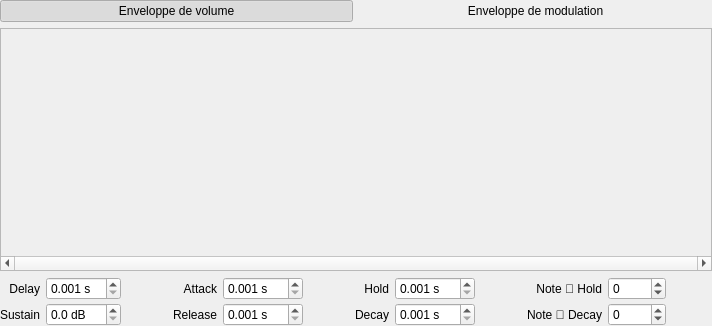
<?xml version="1.0" encoding="UTF-8"?>
<ui version="4.0">
 <class>EnvelopEditor</class>
 <widget class="QWidget" name="EnvelopEditor">
  <property name="geometry">
   <rect>
    <x>0</x>
    <y>0</y>
    <width>674</width>
    <height>326</height>
   </rect>
  </property>
  <property name="windowTitle">
   <string notr="true">Form</string>
  </property>
  <layout class="QGridLayout" name="gridLayout">
   <property name="leftMargin">
    <number>0</number>
   </property>
   <property name="topMargin">
    <number>0</number>
   </property>
   <property name="rightMargin">
    <number>0</number>
   </property>
   <property name="bottomMargin">
    <number>0</number>
   </property>
   <item row="3" column="0" colspan="2">
    <layout class="QGridLayout" name="gridLayout_2">
     <property name="verticalSpacing">
      <number>3</number>
     </property>
     <item row="0" column="7">
      <widget class="QDoubleSpinBox" name="doubleSpinHold">
       <property name="suffix">
        <string comment="unit for second"> s</string>
       </property>
       <property name="decimals">
        <number>3</number>
       </property>
       <property name="minimum">
        <double>0.001000000000000</double>
       </property>
       <property name="maximum">
        <double>18.000000000000000</double>
       </property>
       <property name="singleStep">
        <double>0.100000000000000</double>
       </property>
      </widget>
     </item>
     <item row="0" column="2">
      <widget class="QPushButton" name="pushDelay">
       <property name="text">
        <string/>
       </property>
       <property name="icon">
        <iconset resource="../ressources.qrc">
         <normaloff>:/icones/revert.png</normaloff>:/icones/revert.png</iconset>
       </property>
       <property name="flat">
        <bool>true</bool>
       </property>
      </widget>
     </item>
     <item row="1" column="1">
      <widget class="QDoubleSpinBox" name="doubleSpinSustain">
       <property name="suffix">
        <string comment="unit for decibels"> dB</string>
       </property>
       <property name="decimals">
        <number>1</number>
       </property>
       <property name="maximum">
        <double>144.000000000000000</double>
       </property>
      </widget>
     </item>
     <item row="0" column="0">
      <widget class="QLabel" name="labelDelay">
       <property name="sizePolicy">
        <sizepolicy hsizetype="Expanding" vsizetype="Preferred">
         <horstretch>0</horstretch>
         <verstretch>0</verstretch>
        </sizepolicy>
       </property>
       <property name="text">
        <string>Delay</string>
       </property>
       <property name="alignment">
        <set>Qt::AlignRight|Qt::AlignTrailing|Qt::AlignVCenter</set>
       </property>
      </widget>
     </item>
     <item row="0" column="1">
      <widget class="QDoubleSpinBox" name="doubleSpinDelay">
       <property name="suffix">
        <string comment="unit for second"> s</string>
       </property>
       <property name="decimals">
        <number>3</number>
       </property>
       <property name="minimum">
        <double>0.001000000000000</double>
       </property>
       <property name="maximum">
        <double>18.000000000000000</double>
       </property>
       <property name="singleStep">
        <double>0.100000000000000</double>
       </property>
      </widget>
     </item>
     <item row="1" column="9">
      <widget class="QLabel" name="labelKeyDecay">
       <property name="text">
        <string>Note  Decay</string>
       </property>
       <property name="alignment">
        <set>Qt::AlignRight|Qt::AlignTrailing|Qt::AlignVCenter</set>
       </property>
      </widget>
     </item>
     <item row="0" column="8">
      <widget class="QPushButton" name="pushHold">
       <property name="text">
        <string/>
       </property>
       <property name="icon">
        <iconset resource="../ressources.qrc">
         <normaloff>:/icones/revert.png</normaloff>:/icones/revert.png</iconset>
       </property>
       <property name="flat">
        <bool>true</bool>
       </property>
      </widget>
     </item>
     <item row="1" column="6">
      <widget class="QLabel" name="labelDecay">
       <property name="text">
        <string>Decay</string>
       </property>
       <property name="alignment">
        <set>Qt::AlignRight|Qt::AlignTrailing|Qt::AlignVCenter</set>
       </property>
      </widget>
     </item>
     <item row="1" column="10">
      <widget class="QSpinBox" name="spinKeyDecay">
       <property name="minimum">
        <number>-1200</number>
       </property>
       <property name="maximum">
        <number>1200</number>
       </property>
      </widget>
     </item>
     <item row="0" column="4">
      <widget class="QDoubleSpinBox" name="doubleSpinAttack">
       <property name="suffix">
        <string comment="unit for second"> s</string>
       </property>
       <property name="decimals">
        <number>3</number>
       </property>
       <property name="minimum">
        <double>0.001000000000000</double>
       </property>
       <property name="maximum">
        <double>102.000000000000000</double>
       </property>
       <property name="singleStep">
        <double>0.100000000000000</double>
       </property>
      </widget>
     </item>
     <item row="1" column="0">
      <widget class="QLabel" name="labelSustain">
       <property name="text">
        <string>Sustain</string>
       </property>
       <property name="alignment">
        <set>Qt::AlignRight|Qt::AlignTrailing|Qt::AlignVCenter</set>
       </property>
      </widget>
     </item>
     <item row="1" column="4">
      <widget class="QDoubleSpinBox" name="doubleSpinRelease">
       <property name="suffix">
        <string comment="unit for second"> s</string>
       </property>
       <property name="decimals">
        <number>3</number>
       </property>
       <property name="minimum">
        <double>0.001000000000000</double>
       </property>
       <property name="maximum">
        <double>102.000000000000000</double>
       </property>
       <property name="singleStep">
        <double>0.100000000000000</double>
       </property>
      </widget>
     </item>
     <item row="0" column="9">
      <widget class="QLabel" name="labelKeyHold">
       <property name="sizePolicy">
        <sizepolicy hsizetype="Expanding" vsizetype="Preferred">
         <horstretch>0</horstretch>
         <verstretch>0</verstretch>
        </sizepolicy>
       </property>
       <property name="text">
        <string>Note  Hold</string>
       </property>
       <property name="alignment">
        <set>Qt::AlignRight|Qt::AlignTrailing|Qt::AlignVCenter</set>
       </property>
      </widget>
     </item>
     <item row="0" column="6">
      <widget class="QLabel" name="labelHold">
       <property name="sizePolicy">
        <sizepolicy hsizetype="Expanding" vsizetype="Preferred">
         <horstretch>0</horstretch>
         <verstretch>0</verstretch>
        </sizepolicy>
       </property>
       <property name="text">
        <string>Hold</string>
       </property>
       <property name="alignment">
        <set>Qt::AlignRight|Qt::AlignTrailing|Qt::AlignVCenter</set>
       </property>
      </widget>
     </item>
     <item row="0" column="10">
      <widget class="QSpinBox" name="spinKeyHold">
       <property name="minimum">
        <number>-1200</number>
       </property>
       <property name="maximum">
        <number>1200</number>
       </property>
      </widget>
     </item>
     <item row="1" column="3">
      <widget class="QLabel" name="labelRelease">
       <property name="text">
        <string>Release</string>
       </property>
       <property name="alignment">
        <set>Qt::AlignRight|Qt::AlignTrailing|Qt::AlignVCenter</set>
       </property>
      </widget>
     </item>
     <item row="0" column="3">
      <widget class="QLabel" name="labelAttack">
       <property name="sizePolicy">
        <sizepolicy hsizetype="Expanding" vsizetype="Preferred">
         <horstretch>0</horstretch>
         <verstretch>0</verstretch>
        </sizepolicy>
       </property>
       <property name="text">
        <string>Attack</string>
       </property>
       <property name="alignment">
        <set>Qt::AlignRight|Qt::AlignTrailing|Qt::AlignVCenter</set>
       </property>
      </widget>
     </item>
     <item row="1" column="7">
      <widget class="QDoubleSpinBox" name="doubleSpinDecay">
       <property name="suffix">
        <string comment="unit for second"> s</string>
       </property>
       <property name="decimals">
        <number>3</number>
       </property>
       <property name="minimum">
        <double>0.001000000000000</double>
       </property>
       <property name="maximum">
        <double>102.000000000000000</double>
       </property>
       <property name="singleStep">
        <double>0.100000000000000</double>
       </property>
      </widget>
     </item>
     <item row="0" column="5">
      <widget class="QPushButton" name="pushAttack">
       <property name="text">
        <string/>
       </property>
       <property name="icon">
        <iconset resource="../ressources.qrc">
         <normaloff>:/icones/revert.png</normaloff>:/icones/revert.png</iconset>
       </property>
       <property name="flat">
        <bool>true</bool>
       </property>
      </widget>
     </item>
     <item row="0" column="11">
      <widget class="QPushButton" name="pushKeyHold">
       <property name="text">
        <string/>
       </property>
       <property name="icon">
        <iconset resource="../ressources.qrc">
         <normaloff>:/icones/revert.png</normaloff>:/icones/revert.png</iconset>
       </property>
       <property name="flat">
        <bool>true</bool>
       </property>
      </widget>
     </item>
     <item row="1" column="2">
      <widget class="QPushButton" name="pushSustain">
       <property name="text">
        <string/>
       </property>
       <property name="icon">
        <iconset resource="../ressources.qrc">
         <normaloff>:/icones/revert.png</normaloff>:/icones/revert.png</iconset>
       </property>
       <property name="flat">
        <bool>true</bool>
       </property>
      </widget>
     </item>
     <item row="1" column="5">
      <widget class="QPushButton" name="pushRelease">
       <property name="text">
        <string/>
       </property>
       <property name="icon">
        <iconset resource="../ressources.qrc">
         <normaloff>:/icones/revert.png</normaloff>:/icones/revert.png</iconset>
       </property>
       <property name="flat">
        <bool>true</bool>
       </property>
      </widget>
     </item>
     <item row="1" column="8">
      <widget class="QPushButton" name="pushDecay">
       <property name="text">
        <string/>
       </property>
       <property name="icon">
        <iconset resource="../ressources.qrc">
         <normaloff>:/icones/revert.png</normaloff>:/icones/revert.png</iconset>
       </property>
       <property name="flat">
        <bool>true</bool>
       </property>
      </widget>
     </item>
     <item row="1" column="11">
      <widget class="QPushButton" name="pushKeyDecay">
       <property name="text">
        <string/>
       </property>
       <property name="icon">
        <iconset resource="../ressources.qrc">
         <normaloff>:/icones/revert.png</normaloff>:/icones/revert.png</iconset>
       </property>
       <property name="flat">
        <bool>true</bool>
       </property>
      </widget>
     </item>
    </layout>
   </item>
   <item row="0" column="0">
    <widget class="QPushButton" name="pushVolume">
     <property name="text">
      <string>Enveloppe de volume</string>
     </property>
     <property name="checkable">
      <bool>true</bool>
     </property>
     <property name="checked">
      <bool>true</bool>
     </property>
     <property name="autoExclusive">
      <bool>true</bool>
     </property>
     <property name="flat">
      <bool>true</bool>
     </property>
    </widget>
   </item>
   <item row="0" column="1">
    <widget class="QPushButton" name="pushModulation">
     <property name="text">
      <string>Enveloppe de modulation</string>
     </property>
     <property name="checkable">
      <bool>true</bool>
     </property>
     <property name="autoExclusive">
      <bool>true</bool>
     </property>
     <property name="flat">
      <bool>true</bool>
     </property>
    </widget>
   </item>
   <item row="2" column="0" colspan="2">
    <widget class="QFrame" name="frame">
     <property name="frameShape">
      <enum>QFrame::StyledPanel</enum>
     </property>
     <property name="frameShadow">
      <enum>QFrame::Raised</enum>
     </property>
     <layout class="QVBoxLayout" name="verticalLayout">
      <property name="spacing">
       <number>0</number>
      </property>
      <property name="leftMargin">
       <number>0</number>
      </property>
      <property name="topMargin">
       <number>0</number>
      </property>
      <property name="rightMargin">
       <number>0</number>
      </property>
      <property name="bottomMargin">
       <number>0</number>
      </property>
      <item>
       <widget class="GraphicsViewEnvelop" name="graphicsView" native="true">
        <property name="sizePolicy">
         <sizepolicy hsizetype="Preferred" vsizetype="Expanding">
          <horstretch>0</horstretch>
          <verstretch>0</verstretch>
         </sizepolicy>
        </property>
       </widget>
      </item>
      <item>
       <widget class="QScrollBar" name="sliderGraph">
        <property name="maximum">
         <number>0</number>
        </property>
        <property name="singleStep">
         <number>200</number>
        </property>
        <property name="pageStep">
         <number>10000</number>
        </property>
        <property name="orientation">
         <enum>Qt::Horizontal</enum>
        </property>
       </widget>
      </item>
     </layout>
    </widget>
   </item>
  </layout>
 </widget>
 <customwidgets>
  <customwidget>
   <class>GraphicsViewEnvelop</class>
   <extends>QWidget</extends>
   <header>graphicsviewenvelop.h</header>
   <container>1</container>
  </customwidget>
 </customwidgets>
 <resources>
  <include location="../ressources.qrc"/>
 </resources>
 <connections/>
</ui>
